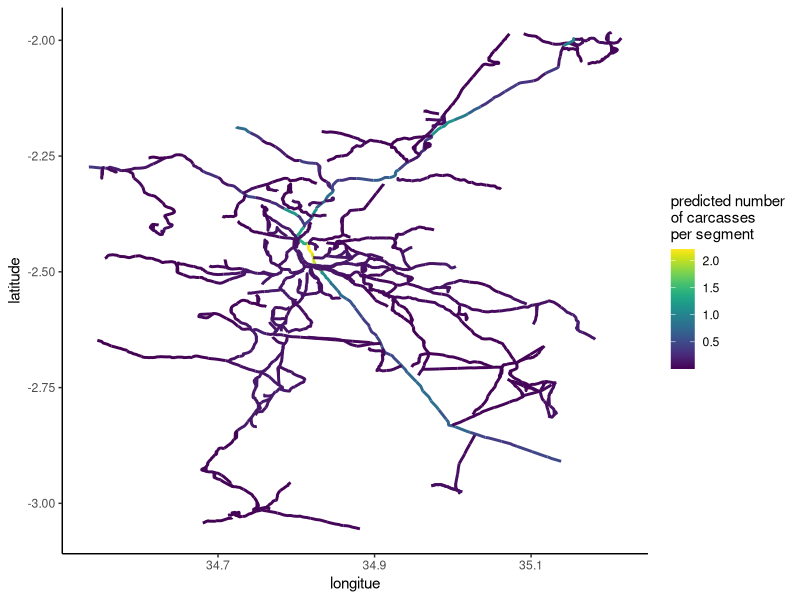
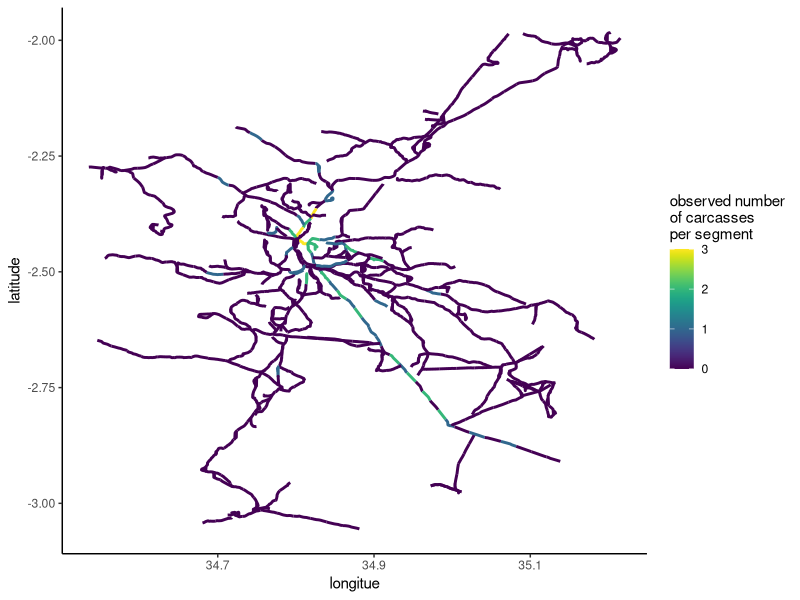
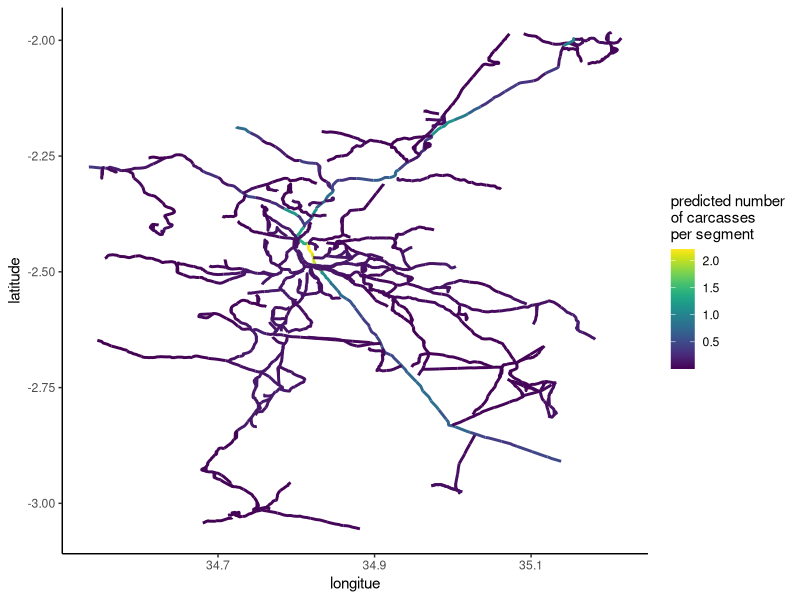
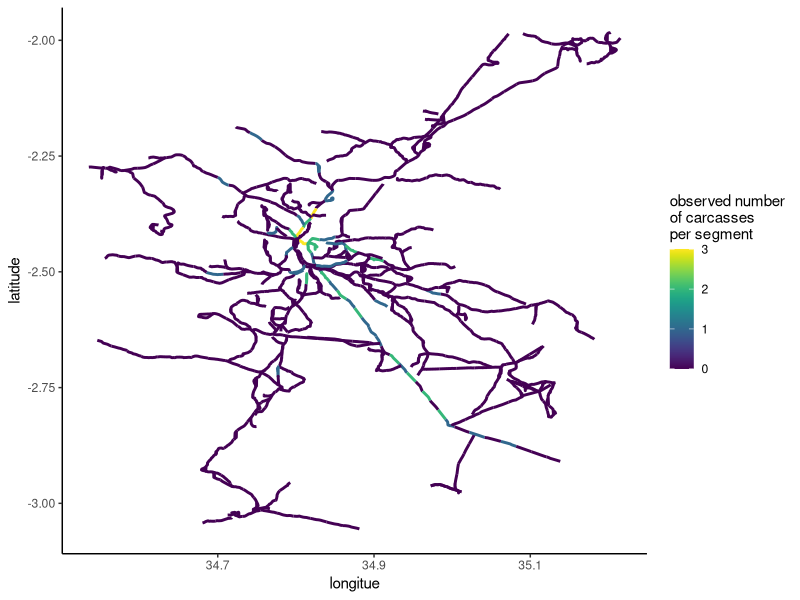

Here is the R script that generated these plots, in order:
#==============================================================================#
#                                                                              #
#               Maps observed and predicted number of carcasses                #        
#                                                                              #
#==============================================================================#

library(tidyverse)
library(ggplot2)
Sys.setenv(LANG = "en")

table.glm <- read_csv("06_processed_data/glm_data_2021-10_high_certainty/table.glm_9.500m.csv") %>%
  mutate(road_importance = factor(road_importance, levels = c("minor_road", "major_road")))

glm_nb_all<- MASS::glm.nb(formula = nbr_carcasses ~ road_importance + distance_amenity_km
                          + distance_water_km + woodland,
                          data = table.glm,
                          link = log)

# create new data
real_road_segments <- data.frame(road_importance = table.glm$road_importance,
                                 distance_amenity_km = table.glm$distance_amenity_km,
                                 distance_water_km = table.glm$distance_water_km,
                                 woodland = table.glm$woodland)

## add the fitted values by predicting from the model for the new data
real_road_segments <- add_column(real_road_segments, 
                                 fit = predict(glm_nb_all,
                                               newdata = real_road_segments,
                                               se = TRUE,
                                               type = "response")[["fit"]])

## add fit and se.fit on the **link** scale
real_road_segments <- bind_cols(real_road_segments, 
                                setNames(as_tibble(predict(glm_nb_all,
                                                           newdata = real_road_segments, 
                                                           se.fit = TRUE)[1:2]),
                                         c('fit_link','se_link')))
## grab the inverse link function 
ilink <- glm_nb_all[["family"]][["linkinv"]]

## create the interval and backtransform
real_road_segments <- mutate(segment_ID = table.glm$segment_ID,
                             nbr_carcasses = table.glm$nbr_carcasses,
                             real_road_segments,
                             right_upr = ilink(fit_link + (2 * se_link)),
                             right_lwr = ilink(fit_link - (2 * se_link)),
                             long_mid = table.glm$long_midpoint,
                             lat_mid = table.glm$lat_midpoint)


roads.segmented.cropped.no.short.df <- read_csv("06_processed_data/glm_data_2022-04/roads.segmented.cropped.no.short.df.csv") %>%
  dplyr::select(segment_ID = ID_road_seg,
                long, lat)

data_plot <- roads.segmented.cropped.no.short.df %>%
  left_join(x = .,
            y = real_road_segments,
            by = "segment_ID")

ggplot(data_plot, aes(x = long, y = lat, color = fit, group = segment_ID)) +
  geom_line(size = 1) +
  theme_classic() +
  viridis::scale_color_viridis() +
  labs(x = "longitue", y = "latitude", 
       color = "predicted number\nof carcasses\nper segment")

ggsave("11_manuscript/V4 Figures/figure 3 (map GLM results).png",
       width = 7, height = 7)


ggplot(data_plot, aes(x = long, y = lat, color = nbr_carcasses, group = segment_ID)) +
  geom_line(size = 1) +
  theme_classic() +
  viridis::scale_color_viridis() +
  labs(x = "longitue", y = "latitude", 
       color = "observed number\nof carcasses\nper segment")

ggsave("11_manuscript/V4 Figures/figure 3 (map observed carcasses).png",
       width = 7, height = 7)
